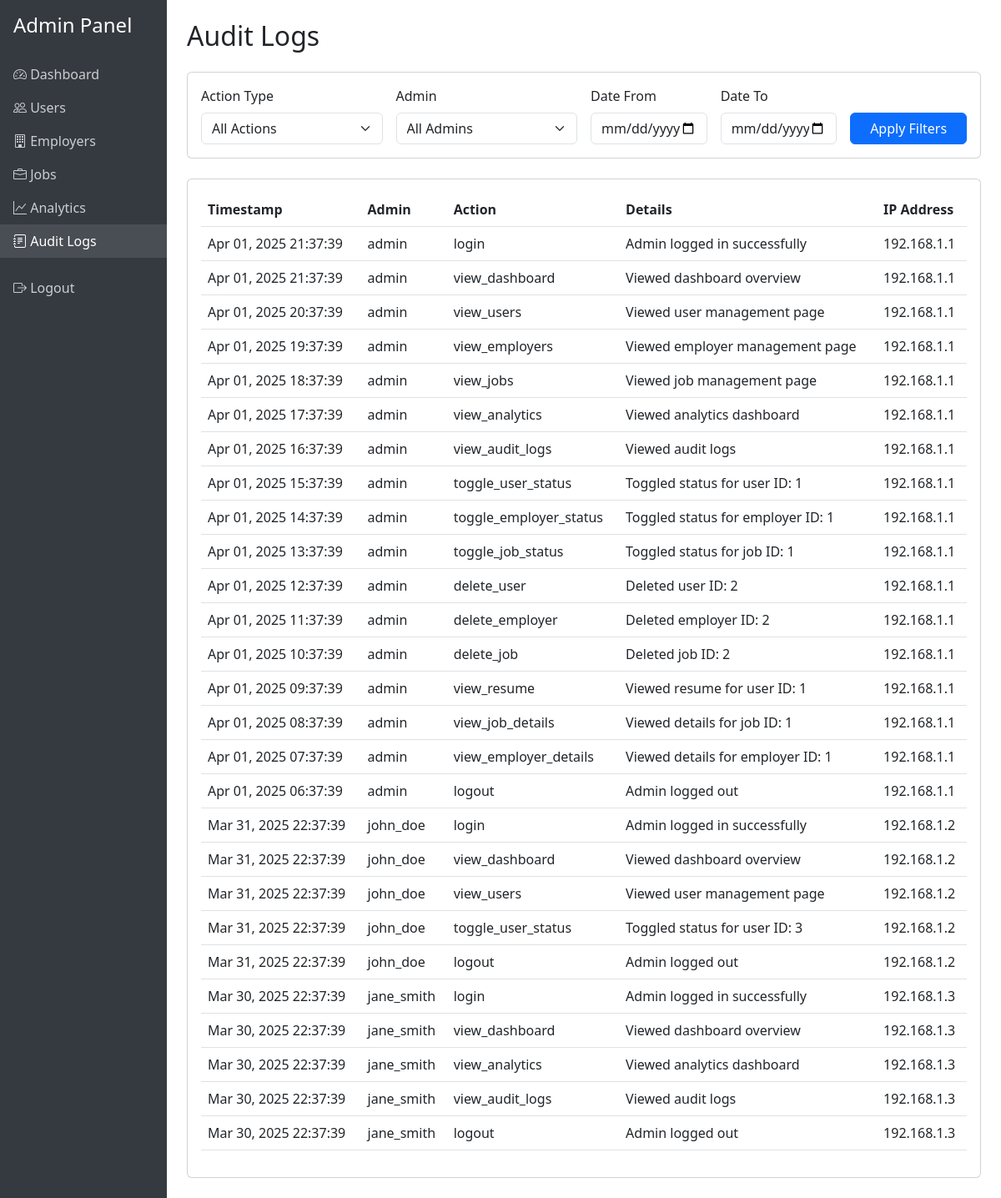
Screenshot of /admin/audit-logs.php (signed in) with the database file from the repository.
### tables this page shows
CREATE TABLE IF NOT EXISTS audit_logs (
    log_id INT PRIMARY KEY AUTO_INCREMENT,
    admin_id INT NOT NULL,
    action_type VARCHAR(50) NOT NULL,
    details TEXT,
    ip_address VARCHAR(45),
    created_at TIMESTAMP DEFAULT CURRENT_TIMESTAMP,
    FOREIGN KEY (admin_id) REFERENCES admins(admin_id)
);

### admin/audit-logs.php (the view, shortened to what this page needs)
<?php
require_once '../config.php';
$date_from = isset($_GET['date_from']) ? $_GET['date_from'] : '';
$date_to = isset($_GET['date_to']) ? $_GET['date_to'] : '';
$query = "
    SELECT al.*, a.username as admin_username
    FROM audit_logs al
    JOIN admins a ON al.admin_id = a.admin_id
    WHERE 1=1
";
$params = [];
$query .= " ORDER BY al.created_at DESC";
$stmt = $pdo->prepare($query);
if (!empty($params)) {
    $stmt->execute($params);
} else {
    $stmt->execute();
}
$result = $stmt->fetchAll(PDO::FETCH_ASSOC);
?>
<!DOCTYPE html>
<html lang="en">
<head>
    <link href="https://cdn.jsdelivr.net/npm/bootstrap@5.3.0/dist/css/bootstrap.min.css" rel="stylesheet">
    <link href="https://cdn.jsdelivr.net/npm/bootstrap-icons@1.7.2/font/bootstrap-icons.css" rel="stylesheet">
</head>
<body>
    <div class="container-fluid">
        <div class="row">
            <div class="col-md-3 col-lg-2 px-0 sidebar">
                <div class="p-3">
                    <h4>Admin Panel</h4>
                </div>
                <ul class="nav flex-column">
                    <li class="nav-item">
                        <a class="nav-link" href="dashboard.php">
                            <i class="bi bi-speedometer2"></i> Dashboard
                        </a>
                    </li>
                    <li class="nav-item">
                        <a class="nav-link" href="users.php">
                            <i class="bi bi-people"></i> Users
                        </a>
                    </li>
                    <li class="nav-item">
                        <a class="nav-link" href="employers.php">
                            <i class="bi bi-building"></i> Employers
                        </a>
                    </li>
                    <li class="nav-item">
                        <a class="nav-link" href="jobs.php">
                            <i class="bi bi-briefcase"></i> Jobs
                        </a>
                    </li>
                    <li class="nav-item">
                        <a class="nav-link" href="analytics.php">
                            <i class="bi bi-graph-up"></i> Analytics
                        </a>
                    </li>
                    <li class="nav-item">
                        <a class="nav-link active" href="audit-logs.php">
                            <i class="bi bi-journal-text"></i> Audit Logs
                        </a>
                    </li>
                    <li class="nav-item mt-3">
                        <a class="nav-link" href="logout.php">
                            <i class="bi bi-box-arrow-right"></i> Logout
                        </a>
                    </li>
                </ul>
            </div>
            <div class="col-md-9 col-lg-10 p-4">
                <h2 class="mb-4">Audit Logs</h2>
                <div class="card mb-4">
                    <div class="card-body">
                        <form method="GET" class="row g-3">
                            <div class="col-md-3">
                                <label class="form-label">Action Type</label>
                                <select name="action_type" class="form-select">
                                    <option value="">All Actions</option>
                                </select>
                            </div>
                            <div class="col-md-3">
                                <label class="form-label">Admin</label>
                                <select name="admin_id" class="form-select">
                                    <option value="">All Admins</option>
                                </select>
                            </div>
                            <div class="col-md-2">
                                <label class="form-label">Date From</label>
                                <input type="date" name="date_from" class="form-control" value="<?php echo $date_from; ?>">
                            </div>
                            <div class="col-md-2">
                                <label class="form-label">Date To</label>
                                <input type="date" name="date_to" class="form-control" value="<?php echo $date_to; ?>">
                            </div>
                            <div class="col-md-2 d-flex align-items-end">
                                <button type="submit" class="btn btn-primary w-100">Apply Filters</button>
                            </div>
                        </form>
                    </div>
                </div>
                <div class="card">
                    <div class="card-body">
                        <div class="table-responsive">
                            <table class="table table-hover">
                                <thead>
                                    <tr>
                                        <th>Timestamp</th>
                                        <th>Admin</th>
                                        <th>Action</th>
                                        <th>Details</th>
                                        <th>IP Address</th>
                                    </tr>
                                </thead>
                                <tbody>
                                    <?php foreach ($result as $log): ?>
                                    <tr>
                                        <td><?php echo date('M d, Y H:i:s', strtotime($log['created_at'])); ?></td>
                                        <td><?php echo htmlspecialchars($log['admin_username']); ?></td>
                                        <td><?php echo htmlspecialchars($log['action_type']); ?></td>
                                        <td><?php echo htmlspecialchars($log['details']); ?></td>
                                        <td><?php echo htmlspecialchars($log['ip_address']); ?></td>
                                    </tr>
                                    <?php endforeach; ?>
                                </tbody>
                            </table>
                        </div>
                    </div>
                </div>
            </div>
        </div>
    </div>
</body>
</html>

### admin/audit-logs.php (style rules this page uses)
.sidebar { min-height: 100vh; background: #343a40; color: white; }
.sidebar .nav-link { color: rgba(255,255,255,.75); }
.sidebar .nav-link.active { color: white; background: rgba(255,255,255,.1); }

### rows the page displays
audit_logs: created_at "Apr 01, 2025 21:37:39", admin.username "admin", action_type "login", details "Admin logged in successfully", ip_address "192.168.1.1"
audit_logs: created_at "Apr 01, 2025 21:37:39", admin.username "admin", action_type "view_dashboard", details "Viewed dashboard overview", ip_address "192.168.1.1"
audit_logs: created_at "Apr 01, 2025 20:37:39", admin.username "admin", action_type "view_users", details "Viewed user management page", ip_address "192.168.1.1"
audit_logs: created_at "Apr 01, 2025 19:37:39", admin.username "admin", action_type "view_employers", details "Viewed employer management page", ip_address "192.168.1.1"
audit_logs: created_at "Apr 01, 2025 18:37:39", admin.username "admin", action_type "view_jobs", details "Viewed job management page", ip_address "192.168.1.1"
audit_logs: created_at "Apr 01, 2025 17:37:39", admin.username "admin", action_type "view_analytics", details "Viewed analytics dashboard", ip_address "192.168.1.1"
audit_logs: created_at "Apr 01, 2025 16:37:39", admin.username "admin", action_type "view_audit_logs", details "Viewed audit logs", ip_address "192.168.1.1"
audit_logs: created_at "Apr 01, 2025 15:37:39", admin.username "admin", action_type "toggle_user_status", details "Toggled status for user ID: 1", ip_address "192.168.1.1"
audit_logs: created_at "Apr 01, 2025 14:37:39", admin.username "admin", action_type "toggle_employer_status", details "Toggled status for employer ID: 1", ip_address "192.168.1.1"
audit_logs: created_at "Apr 01, 2025 13:37:39", admin.username "admin", action_type "toggle_job_status", details "Toggled status for job ID: 1", ip_address "192.168.1.1"
audit_logs: created_at "Apr 01, 2025 12:37:39", admin.username "admin", action_type "delete_user", details "Deleted user ID: 2", ip_address "192.168.1.1"
audit_logs: created_at "Apr 01, 2025 11:37:39", admin.username "admin", action_type "delete_employer", details "Deleted employer ID: 2", ip_address "192.168.1.1"
audit_logs: created_at "Apr 01, 2025 10:37:39", admin.username "admin", action_type "delete_job", details "Deleted job ID: 2", ip_address "192.168.1.1"
audit_logs: created_at "Apr 01, 2025 09:37:39", admin.username "admin", action_type "view_resume", details "Viewed resume for user ID: 1", ip_address "192.168.1.1"
audit_logs: created_at "Apr 01, 2025 08:37:39", admin.username "admin", action_type "view_job_details", details "Viewed details for job ID: 1", ip_address "192.168.1.1"
audit_logs: created_at "Apr 01, 2025 07:37:39", admin.username "admin", action_type "view_employer_details", details "Viewed details for employer ID: 1", ip_address "192.168.1.1"
audit_logs: created_at "Apr 01, 2025 06:37:39", admin.username "admin", action_type "logout", details "Admin logged out", ip_address "192.168.1.1"
audit_logs: created_at "Mar 31, 2025 22:37:39", admin.username "john_doe", action_type "login", details "Admin logged in successfully", ip_address "192.168.1.2"
audit_logs: created_at "Mar 31, 2025 22:37:39", admin.username "john_doe", action_type "view_dashboard", details "Viewed dashboard overview", ip_address "192.168.1.2"
audit_logs: created_at "Mar 31, 2025 22:37:39", admin.username "john_doe", action_type "view_users", details "Viewed user management page", ip_address "192.168.1.2"
audit_logs: created_at "Mar 31, 2025 22:37:39", admin.username "john_doe", action_type "toggle_user_status", details "Toggled status for user ID: 3", ip_address "192.168.1.2"
audit_logs: created_at "Mar 31, 2025 22:37:39", admin.username "john_doe", action_type "logout", details "Admin logged out", ip_address "192.168.1.2"
audit_logs: created_at "Mar 30, 2025 22:37:39", admin.username "jane_smith", action_type "login", details "Admin logged in successfully", ip_address "192.168.1.3"
audit_logs: created_at "Mar 30, 2025 22:37:39", admin.username "jane_smith", action_type "view_dashboard", details "Viewed dashboard overview", ip_address "192.168.1.3"
audit_logs: created_at "Mar 30, 2025 22:37:39", admin.username "jane_smith", action_type "view_analytics", details "Viewed analytics dashboard", ip_address "192.168.1.3"
audit_logs: created_at "Mar 30, 2025 22:37:39", admin.username "jane_smith", action_type "view_audit_logs", details "Viewed audit logs", ip_address "192.168.1.3"
audit_logs: created_at "Mar 30, 2025 22:37:39", admin.username "jane_smith", action_type "logout", details "Admin logged out", ip_address "192.168.1.3"
